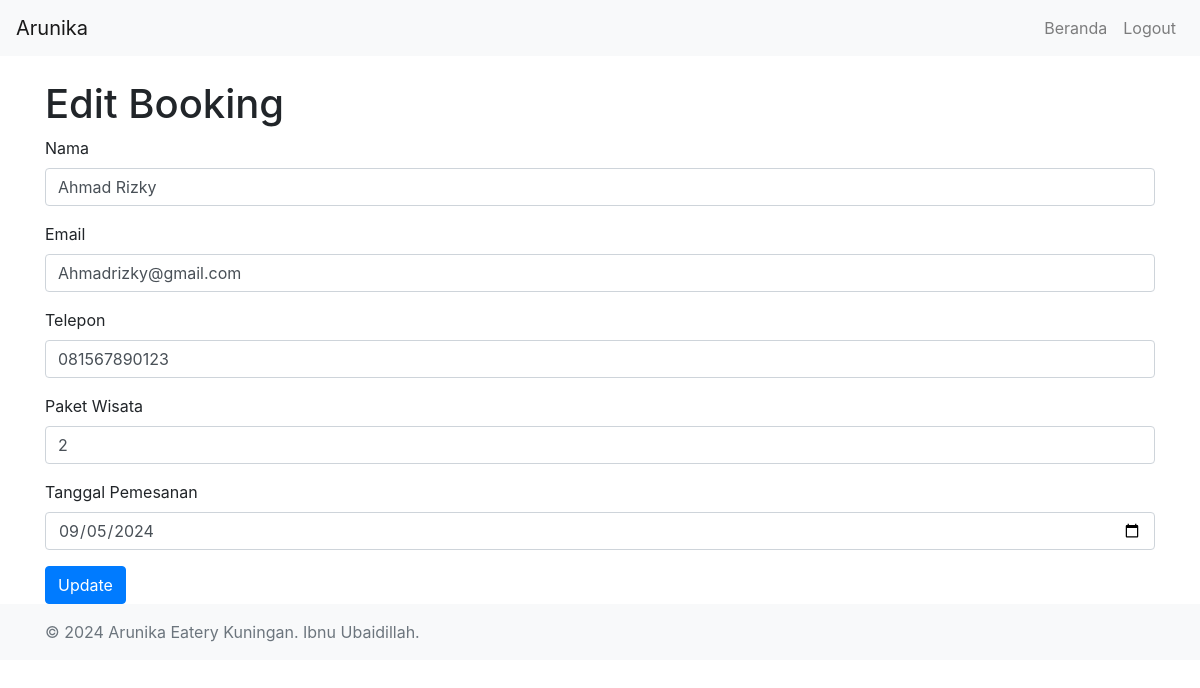
Page /php/edit_booking.php?id=13 (signed in) on the committed database.
### tables this page shows
CREATE TABLE `bookings` (
  `id` int(11) NOT NULL,
  `customer_name` varchar(100) NOT NULL,
  `email` varchar(100) NOT NULL,
  `phone` varchar(20) NOT NULL,
  `tour_package_id` int(11) NOT NULL,
  `booking_date` date NOT NULL
);

### php/edit_booking.php (the view, shortened to what this page needs)
<?php
require 'db.php';
$id = $_GET['id'];
$sql = "SELECT * FROM bookings WHERE id = ?";
$stmt = $conn->prepare($sql);
$stmt->bind_param("i", $id);
$stmt->execute();
$result = $stmt->get_result();
$booking = $result->fetch_assoc();
?>
<!DOCTYPE html>
<html lang="en">
<head>
    <link rel="stylesheet" href="https://stackpath.bootstrapcdn.com/bootstrap/4.5.2/css/bootstrap.min.css">
</head>
<body>
    <?php include 'navbar.php'; ?>
    <div class="container mt-4">
        <h1>Edit Booking</h1>
        <form method="POST" action="">
            <div class="form-group">
                <label for="customer_name">Nama</label>
                <input type="text" class="form-control" id="customer_name" name="customer_name" value="<?php echo $booking['customer_name']; ?>" required>
            </div>
            <div class="form-group">
                <label for="email">Email</label>
                <input type="email" class="form-control" id="email" name="email" value="<?php echo $booking['email']; ?>" required>
            </div>
            <div class="form-group">
                <label for="phone">Telepon</label>
                <input type="text" class="form-control" id="phone" name="phone" value="<?php echo $booking['phone']; ?>" required>
            </div>
            <div class="form-group">
                <label for="tour_package_id">Paket Wisata</label>
                <input type="text" class="form-control" id="tour_package_id" name="tour_package_id" value="<?php echo $booking['tour_package_id']; ?>" required>
            </div>
            <div class="form-group">
                <label for="booking_date">Tanggal Pemesanan</label>
                <input type="date" class="form-control" id="booking_date" name="booking_date" value="<?php echo $booking['booking_date']; ?>" required>
            </div>
            <button type="submit" class="btn btn-primary">Update</button>
        </form>
    </div>
    <?php include 'footer.php'; ?>
</body>
</html>

### rows in the picture
bookings: customer_name "Ahmad Rizky", email "Ahmadrizky@gmail.com", phone "081567890123", tour_package_id "2", booking_date "09/05/2024"
